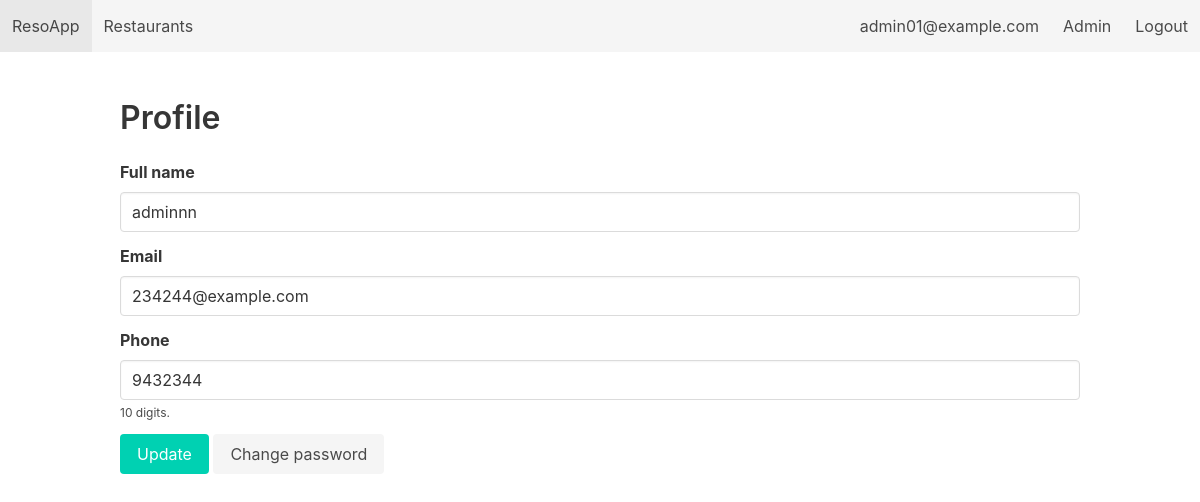
Before: /profile (signed in) with the older database file.
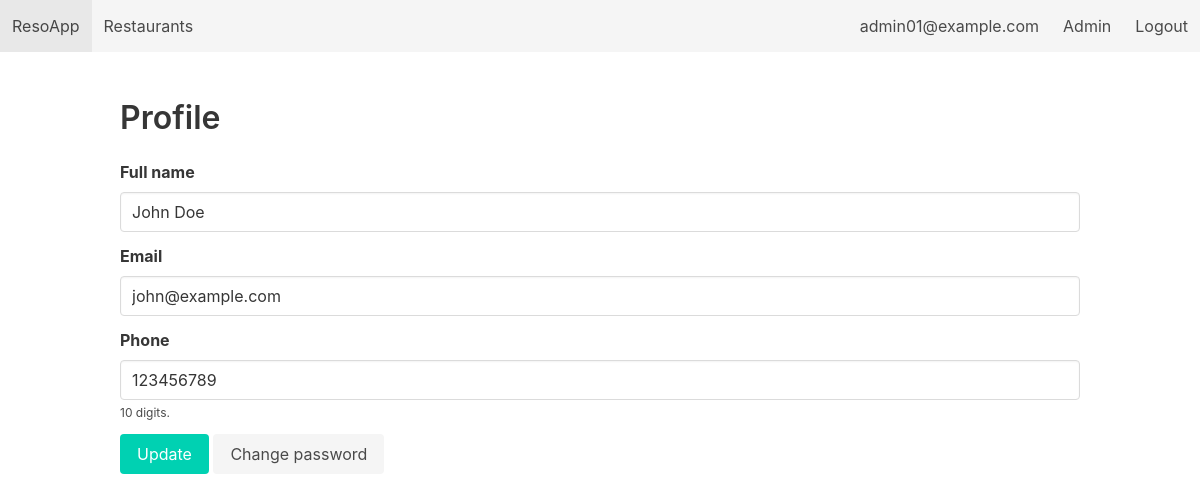
After: the same page with the newer database file.
### tables this page shows
CREATE TABLE Customers (
        customer_id   INTEGER PRIMARY KEY AUTOINCREMENT,
        username      TEXT UNIQUE NOT NULL,
        password_hash TEXT NOT NULL,
        full_name     TEXT,
        email         TEXT UNIQUE NOT NULL,
        phone         TEXT,
        created_at    DATE DEFAULT (DATE('now'))
    );

### app.py (the view, shortened to what this page needs)
@app.route('/profile', methods=['GET', 'POST'])
@login_required(role='customer')
def profile():
    db = get_db()
    uid = session['user']
    cur = db.execute("SELECT * FROM Customers WHERE customer_id = ?;", (uid,))
    user = cur.fetchone()
    return render_template('profile.html', user=user)

### app.py (called while the page is built)
def get_db():
    if 'db' not in g:
        g.db = sqlite3.connect(DB_PATH, detect_types=sqlite3.PARSE_DECLTYPES)
        g.db.row_factory = sqlite3.Row
        g.db.execute("PRAGMA foreign_keys = ON;")
    return g.db

def login_required(role=None):
    def decorator(f):
        @wraps(f)
        def wrapper(*args, **kwargs):
            if 'user' not in session:
                flash("Please log in first.", "warning")
                return redirect(url_for('login'))
            if role == 'admin' and session.get('role') != 'admin':
                flash("Admin area. Access denied.", "danger")
                return redirect(url_for('index'))
            return f(*args, **kwargs)
        return wrapper
    return decorator

### templates/profile.html
{% extends "base.html" %} {% block content %}
<h2 class="title">Profile</h2>
<form method="post">
  <div class="field">
    <label class="label">Full name</label>
    <div class="control">
      <input class="input" name="full_name" value="{{ user['full_name'] }}" />
    </div>
  </div>
  <div class="field">
    <label class="label">Email</label>
    <div class="control">
      <input
        class="input"
        type="email"
        name="email"
        value="{{ user['email'] }}"
        required
      />
    </div>
  </div>
  <div class="field">
    <label class="label">Phone</label>
    <div class="control">
      <input
        class="input"
        type="tel"
        name="phone"
        value="{{ user['phone'] }}"
        pattern="[0-9]{10}"
        title="Phone number must be 10 digits."
      />
    </div>
    <p class="help">10 digits.</p>
  </div>
  <div class="control">
    <button class="button is-primary">Update</button>
    <a class="button is-light" href="{{ url_for('change_password') }}"
      >Change password</a
    >
  </div>
</form>
{% endblock %}

Changed rows visible on the page:
changed Customers: full_name "adminnn" → "John Doe"; email "234244@example.com" → "john@example.com"; phone "9432344" → "123456789"
